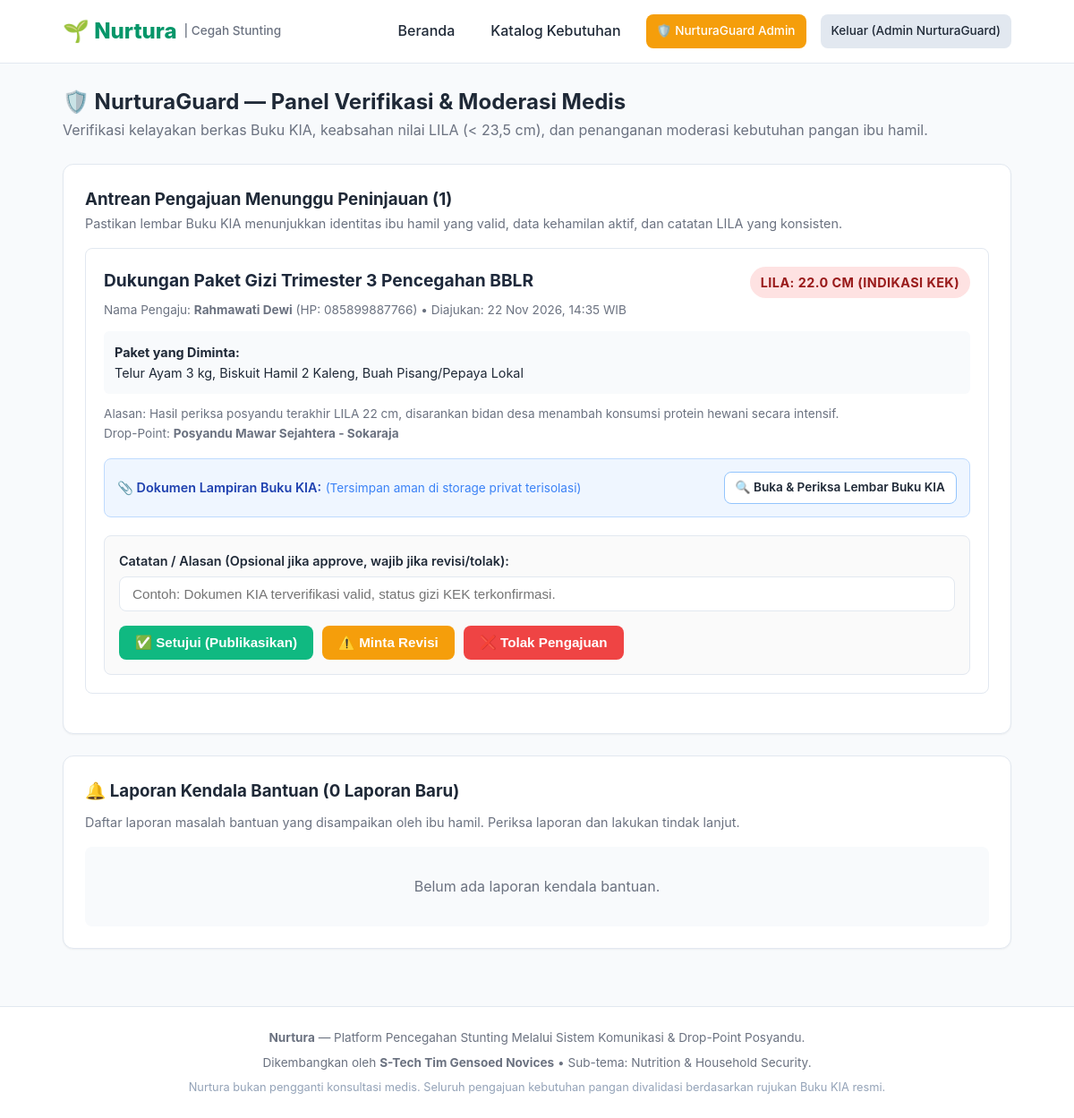
Page /public/index.php?page=admin-dashboard (signed in) on the committed database.
### tables this page shows
CREATE TABLE IF NOT EXISTS `needs` (
    `id` INT UNSIGNED AUTO_INCREMENT PRIMARY KEY,
    `user_id` INT UNSIGNED NOT NULL,
    `drop_point_id` INT UNSIGNED NOT NULL,
    `title` VARCHAR(200) NOT NULL,
    `description` TEXT NOT NULL,
    `food_items_needed` TEXT NOT NULL,
    `lila_measurement` DECIMAL(4, 1) NOT NULL,
    `kia_document_path` VARCHAR(255) NULL,
    `status` ENUM(
        'draf',
        'menunggu_peninjauan',
        'perlu_perbaikan',
        'ditolak',
        'dipublikasikan',
        'dalam_komitmen',
        'menunggu_pengambilan',
        'dispute',
        'selesai',
        'kedaluwarsa_hpl'
    ) NOT NULL DEFAULT 'draf',
    `admin_notes` TEXT NULL,
    `submitted_at` DATETIME NULL,
    `approved_at` DATETIME NULL,
    `created_at` TIMESTAMP DEFAULT CURRENT_TIMESTAMP,
    `updated_at` TIMESTAMP DEFAULT CURRENT_TIMESTAMP ON UPDATE CURRENT_TIMESTAMP,
    INDEX `idx_needs_status` (`status`),
    INDEX `idx_needs_drop_point` (`drop_point_id`),
    CONSTRAINT `fk_needs_user` FOREIGN KEY (`user_id`) REFERENCES `users` (`id`) ON DELETE CASCADE,
    CONSTRAINT `fk_needs_drop_point` FOREIGN KEY (`drop_point_id`) REFERENCES `drop_points` (`id`) ON DELETE RESTRICT
);

CREATE TABLE IF NOT EXISTS `profiles` (
    `id` INT UNSIGNED AUTO_INCREMENT PRIMARY KEY,
    `user_id` INT UNSIGNED NOT NULL UNIQUE,
    `full_name` VARCHAR(150) NOT NULL,
    `phone_number` VARCHAR(30) NOT NULL,
    `nik` VARCHAR(30) NULL,
    `address_private` TEXT NULL,
    `regency_city` VARCHAR(100) NOT NULL DEFAULT 'Banyumas',
    `district` VARCHAR(100) NOT NULL DEFAULT 'Purwokerto Timur',
    `gestational_age_weeks` INT UNSIGNED NULL,
    `estimated_birth_date` DATE NULL,
    `lila_cm` DECIMAL(4, 1) NULL,
    `created_at` TIMESTAMP DEFAULT CURRENT_TIMESTAMP,
    `updated_at` TIMESTAMP DEFAULT CURRENT_TIMESTAMP ON UPDATE CURRENT_TIMESTAMP,
    CONSTRAINT `fk_profiles_user` FOREIGN KEY (`user_id`) REFERENCES `users` (`id`) ON DELETE CASCADE
);

CREATE TABLE IF NOT EXISTS `drop_points` (
    `id` INT UNSIGNED AUTO_INCREMENT PRIMARY KEY,
    `name` VARCHAR(150) NOT NULL,
    `officer_in_charge` VARCHAR(100) NOT NULL,
    `phone_contact` VARCHAR(30) NOT NULL,
    `address_full` TEXT NOT NULL,
    `regency_city` VARCHAR(100) NOT NULL DEFAULT 'Banyumas',
    `district` VARCHAR(100) NOT NULL DEFAULT 'Purwokerto Timur',
    `is_active` TINYINT(1) NOT NULL DEFAULT 1,
    `created_at` TIMESTAMP DEFAULT CURRENT_TIMESTAMP
);

### app/controllers/AdminController.php (called while the page is built, shortened)
<?php
require_once __DIR__ . '/../models/Need.php';
require_once __DIR__ . '/../helpers/format_helper.php';
class AdminController {
    public static function dashboard() {
        $pending_needs = Need::get_pending_review_admin();
        $disputes = Need::get_disputes_admin();
        require_once __DIR__ . '/../../views/admin/dashboard.php';
    }
}

### app/models/Need.php (called while the page is built, shortened)
<?php
class Need {
    public static function get_pending_review_admin() {
        $pdo = get_db_connection();
        $stmt = $pdo->query("
            SELECT n.*, p.full_name, p.phone_number, p.district, dp.name AS drop_point_name
            FROM needs n
            JOIN profiles p ON n.user_id = p.user_id
            JOIN drop_points dp ON n.drop_point_id = dp.id
            WHERE n.status = 'menunggu_peninjauan'
            ORDER BY n.submitted_at ASC
        ");
        return $stmt->fetchAll();
    }
}

### app/helpers/format_helper.php (called while the page is built, shortened)
<?php
function format_datetime_id($datetime_str) {
    $time = strtotime($datetime_str);
    return date('d M Y, H:i', $time) . ' WIB';
}

### views/admin/dashboard.php (the view, shortened to what this page needs)
<?php
require_once __DIR__ . '/../layouts/header.php';
require_once __DIR__ . '/../../app/helpers/format_helper.php';
?>
<div style="margin-bottom: 24px;">
    <h2>🛡️ NurturaGuard — Panel Verifikasi & Moderasi Medis</h2>
    <p style="color: var(--text-muted);">
        Verifikasi kelayakan berkas Buku KIA, keabsahan nilai LILA (&lt; 23,5 cm), dan penanganan moderasi kebutuhan pangan ibu hamil.
    </p>
</div>
<div class="card" style="margin-bottom: 24px;">
    <h3>Antrean Pengajuan Menunggu Peninjauan (<?= count($pending_needs) ?>)</h3>
    <p style="font-size: 0.9rem; color: var(--text-muted); margin-bottom: 16px;">
        Pastikan lembar Buku KIA menunjukkan identitas ibu hamil yang valid, data kehamilan aktif, dan catatan LILA yang konsisten.
    </p>
    <?php if (empty($pending_needs)): ?>
        <div style="text-align: center; padding: 32px; background: #f8fafc; border-radius: 8px;">
            <p style="color: var(--text-muted);">Tidak ada pengajuan baru yang menunggu peninjauan saat ini.</p>
        </div>
    <?php else: ?>
        <?php foreach ($pending_needs as $pn): ?>
            <div style="border: 1px solid var(--border-color); border-radius: 8px; padding: 20px; margin-bottom: 20px; background: #ffffff;">
                <div style="display: flex; justify-content: space-between; align-items: flex-start; margin-bottom: 12px; flex-wrap: wrap; gap: 8px;">
                    <div>
                        <h4 style="font-size: 1.2rem; color: #1e293b; margin-bottom: 4px;"><?= htmlspecialchars($pn['title']) ?></h4>
                        <span style="font-size: 0.85rem; color: var(--text-muted);">
                            Nama Pengaju: <strong><?= htmlspecialchars($pn['full_name']) ?></strong> (HP: <?= htmlspecialchars($pn['phone_number']) ?>) • Diajukan: <?= format_datetime_id($pn['submitted_at']) ?>
                        </span>
                    </div>
                    <div>
                        <span class="badge" style="background: <?= ($pn['lila_measurement'] < 23.5) ? '#fee2e2' : '#dcfce7' ?>; color: <?= ($pn['lila_measurement'] < 23.5) ? '#991b1b' : '#166534' ?>; font-size: 0.9rem; padding: 6px 12px;">
                            LILA: <?= number_format($pn['lila_measurement'], 1) ?> cm <?= ($pn['lila_measurement'] < 23.5) ? '(Indikasi KEK)' : '(Normal)' ?>
                        </span>
                    </div>
                </div>
                <div style="background: #f8fafc; padding: 12px; border-radius: 6px; font-size: 0.9rem; margin-bottom: 12px;">
                    <strong>Paket yang Diminta:</strong><br>
                    <?= nl2br(htmlspecialchars($pn['food_items_needed'])) ?>
                </div>
                <div style="font-size: 0.85rem; color: var(--text-muted); margin-bottom: 16px;">
                    Alasan: <?= htmlspecialchars($pn['description']) ?><br>
                    Drop-Point: <strong><?= htmlspecialchars($pn['drop_point_name']) ?></strong>
                </div>
                <div style="margin-bottom: 20px; padding: 14px; background: #eff6ff; border-radius: 8px; border: 1px solid #bfdbfe;">
                    <div style="display: flex; justify-content: space-between; align-items: center; flex-wrap: wrap; gap: 10px;">
                        <div>
                            <span style="font-size: 0.9rem; font-weight: 600; color: #1e40af;">📎 Dokumen Lampiran Buku KIA:</span>
                            <span style="font-size: 0.85rem; color: #3b82f6;"> (Tersimpan aman di storage privat terisolasi)</span>
                        </div>
                        <a href="index.php?action=view-kia&file=<?= urlencode($pn['kia_document_path']) ?>" target="_blank" class="btn btn-secondary btn-sm" style="background: #ffffff; border: 1px solid #93c5fd;">
                            🔍 Buka & Periksa Lembar Buku KIA
                        </a>
                    </div>
                </div>
                <form action="index.php?action=admin-update-status" method="POST" style="background: #fafafa; border: 1px solid var(--border-color); padding: 16px; border-radius: 8px;">
                    <div class="form-group">
                        <label for="admin_notes_<?= $pn['id'] ?>">Catatan / Alasan (Opsional jika approve, wajib jika revisi/tolak):</label>
                        <input type="text" id="admin_notes_<?= $pn['id'] ?>" name="admin_notes" class="form-control" placeholder="Contoh: Dokumen KIA terverifikasi valid, status gizi KEK terkonfirmasi.">
                    </div>
                    <div style="display: flex; gap: 10px; flex-wrap: wrap;">
                        <button type="submit" name="action" value="approve" class="btn btn-primary" data-confirm="Setujui dan publikasikan kebutuhan ini ke katalog publik?">
                            ✅ Setujui (Publikasikan)
                        </button>
                        <button type="submit" name="action" value="revision" class="btn btn-warning" data-confirm="Minta ibu hamil memperbaiki dokumen/data pengajuan?">
                            ⚠️ Minta Revisi
                        </button>
                        <button type="submit" name="action" value="reject" class="btn btn-danger" data-confirm="Tolak pengajuan ini secara permanen?">
                            ❌ Tolak Pengajuan
                        </button>
                    </div>
                </form>
            </div>
        <?php endforeach; ?>
    <?php endif; ?>
</div>
<?php
$open_dispute_count = 0;
?>
<div class="card" style="margin-bottom: 24px;">
    <h3 style="margin-bottom: 8px;">
        🔔 Laporan Kendala Bantuan
        (<?= $open_dispute_count ?> Laporan Baru)
    </h3>
    <p style="font-size: 0.9rem; color: var(--text-muted); margin-bottom: 16px;">
        Daftar laporan masalah bantuan yang disampaikan oleh ibu hamil.
        Periksa laporan dan lakukan tindak lanjut.
    </p>
    <?php if (empty($disputes)): ?>
        <div style="text-align: center; padding: 32px; background: #f8fafc; border-radius: 8px;">
            <p style="color: var(--text-muted);">
                Belum ada laporan kendala bantuan.
            </p>
        </div>
    <?php endif; ?>
</div>
<?php require_once __DIR__ . '/../layouts/footer.php'; ?>

### public/assets/css/style.css (style rules this page uses)
:root { --primary: #10b981; --primary-dark: #059669; --primary-light: #d1fae5; --secondary: #6366f1; --text-main: #1f2937; --text-muted: #6b7280; --bg-page: #f8fafc; --bg-card: #ffffff; --border-color: #e2e8f0; --danger: #ef4444; --warning: #f59e0b; --info: #0284c7; --success: #10b981; --radius: 12px; --shadow-sm: 0 1px 2px 0 rgba(0, 0, 0, 0.05); --shadow: 0 4px 6px -1px rgba(0, 0, 0, 0.1), 0 2px 4px -1px rgba(0, 0, 0, 0.06); --shadow-lg: 0 10px 15px -3px rgba(0, 0, 0, 0.1), 0 4px 6px -2px rgba(0, 0, 0, 0.05); }
* { box-sizing: border-box; margin: 0; padding: 0; }
body { font-family: -apple-system, BlinkMacSystemFont, "Segoe UI", Roboto, Oxygen, Ubuntu, Cantarell, sans-serif; background-color: var(--bg-page); color: var(--text-main); line-height: 1.6; display: flex; flex-direction: column; min-height: 100vh; }
a { color: var(--primary-dark); text-decoration: none; }
.btn { display: inline-flex; align-items: center; justify-content: center; gap: 8px; padding: 10px 18px; border-radius: 8px; font-size: 0.95rem; font-weight: 600; cursor: pointer; border: none; transition: all 0.2s ease; text-decoration: none; }
.btn-primary { background-color: var(--primary); color: #ffffff !important; }
.btn-secondary { background-color: #e2e8f0; color: var(--text-main); }
.btn-danger { background-color: var(--danger); color: #ffffff !important; }
.btn-warning { background-color: var(--warning); color: #ffffff !important; }
.btn-sm { padding: 6px 12px; font-size: 0.85rem; }
.badge { display: inline-block; padding: 4px 10px; border-radius: 9999px; font-size: 0.8rem; font-weight: 700; text-transform: uppercase; letter-spacing: 0.03em; }
.card { background: var(--bg-card); border: 1px solid var(--border-color); border-radius: var(--radius); padding: 24px; margin-bottom: 20px; box-shadow: var(--shadow-sm); }
.form-group { margin-bottom: 16px; }
.form-group label { display: block; margin-bottom: 6px; font-weight: 600; font-size: 0.9rem; }
.form-control { width: 100%; padding: 10px 14px; border: 1px solid var(--border-color); border-radius: 8px; font-size: 0.95rem; transition: border-color 0.2s; }

### rows in the picture
needs: title "Dukungan Paket Gizi Trimester 3 Pencegahan BBLR", profiles.full_name "Rahmawati Dewi", profiles.phone_number "085899887766", submitted_at "22 Nov 2026, 14:35 WIB", lila_measurement "22.0", shows "(INDIKASI KEK)", food_items_needed "Telur Ayam 3 kg, Biskuit Hamil 2 Kaleng, Buah Pisang/Pepaya Lokal", description "Hasil periksa posyandu terakhir LILA 22 cm, disarankan bidan desa menambah konsumsi protein hewani secara intensif.", drop_point.name "Posyandu Mawar Sejahtera - Sokaraja"

### other values in the picture
APP_NAME "Nurtura"
current_user()['full_name'] "Admin NurturaGuard"
count($pending_needs) "1"
$open_dispute_count "0"
